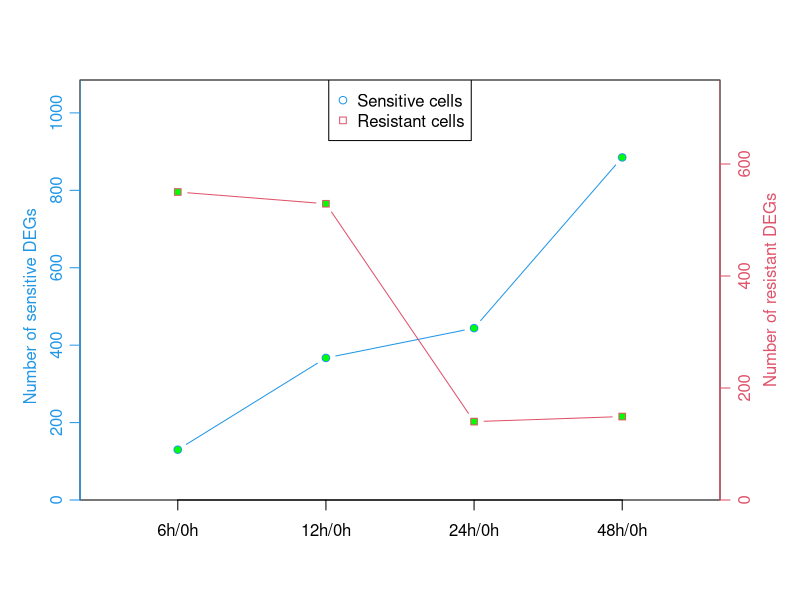

The R script that drew this image: (Note: this script raises an error after producing the figure.)

#######  Select DEGs from RNA seq Data
setwd("Path/Data")  
Gene_RPKM=read.csv("GBM_gene_RPKM.csv")
Gene_RPKM=na.omit(Gene_RPKM)
Gene_S=Gene_RPKM[,2:6]  ## Sensitive cell line
Gene_R=Gene_RPKM[,7:11] ## Resistant cell line
Gene_S=matrix(as.numeric(as.matrix(Gene_S)),dim(Gene_S)[1],dim(Gene_S)[2])
Gene_R=matrix(as.numeric(as.matrix(Gene_R)),dim(Gene_R)[1],dim(Gene_R)[2])
rownames(Gene_S)=Gene_RPKM[,1]
rownames(Gene_R)=Gene_RPKM[,1]

###### DEG compared with 0 hour
DEG_S0=matrix(0,1,4)
for (i in 1:dim(Gene_S)[1]) 
{ for (j in 2:5)
{if ((max(Gene_S[i,])>=10) & (Gene_S[i,1]>0) & (Gene_S[i,j]>0) & (Gene_S[i,j]/Gene_S[i,1]>2 || Gene_S[i,j]/Gene_S[i,1]<0.5))
  {
  DEG_S0[,j-1]=DEG_S0[,j-1]+1
  }
}
}
DEG_S0=unique(DEG_S0)

DEG_R0=matrix(0,1,4)
for (i in 1:dim(Gene_R)[1]) 
{ for (j in 2:5)
{if ((max(Gene_R[i,])>=10) & (Gene_R[i,1]>0) & (Gene_R[i,j]>0) & (Gene_R[i,j]/Gene_R[i,1]>2 || Gene_R[i,j]/Gene_R[i,1]<0.5))
  {
  DEG_R0[,j-1]=DEG_R0[,j-1]+1
  }
}
}

DEG_R0=unique(DEG_R0)

DEG_S0
DEG_R0
###############

###### DEG compared with 0 hour
DEG_S1=matrix(0,1,4)
for (i in 1:dim(Gene_S)[1]) 
{ for (j in 2:5)
{if ((max(Gene_S[i,])>=10) & (Gene_S[i,1]>0) & (Gene_S[i,j]>0) & (Gene_S[i,j]/Gene_S[i,j-1]>2 || Gene_S[i,j]/Gene_S[i,j-1]<0.5))
{
  DEG_S1[,j-1]=DEG_S1[,j-1]+1
}
}
}
DEG_S1=unique(DEG_S1)

DEG_R1=matrix(0,1,4)
for (i in 1:dim(Gene_R)[1]) 
{ for (j in 2:5)
{if ((max(Gene_R[i,])>=10) & (Gene_R[i,1]>0) & (Gene_R[i,j]>0) & (Gene_R[i,j]/Gene_R[i,j-1]>2 || Gene_R[i,j]/Gene_R[i,j-1]<0.5))
{
  DEG_R1[,j-1]=DEG_R1[,j-1]+1
}
}
}

DEG_R1=unique(DEG_R1)

DEG_S1
DEG_R1

####  画双坐标轴
install.packages('plotrix')
library(plotrix)
xpos <- 1:4
xlabel = c('6h/0h', '12h/0h','24h/0h', '48h/0h')
twoord.plot(xpos,DEG_S0,xpos,DEG_R0,xlim=c(0.5,4.5),lylim=c(0,max(DEG_S0)+200),rylim=c(0,max(DEG_R0)+200), lpch=21,rpch=22,bg='green',lcol=4,rcol=2,ylab="Number of sensitive DEGs",rylab="Number of resistant DEGs",type=c("b","b"),xticklab=xlabel,halfwidth=0.2,cex.axis=1.5,cex.label=3)
legend("top",legend=c("Sensitive cells","Resistant cells"),pch=c(21,22),col=c(4,2))
legend('boxoff')

dev.off()

###### TCG of sensitive cells
timestart<-Sys.time()
DEG_S=c()
RNames_DEG_S=c()
for (i in 1:dim(Gene_S)[1]) 
{ for (j in 1:5)
  { for (k in 1:max(j-1,1))
    {if ((max(Gene_S[i,])>=10) & (Gene_S[i,k]>0) & (Gene_S[i,j]>0) & (Gene_S[i,j]/Gene_S[i,k]>5 || Gene_S[i,j]/Gene_S[i,k]<0.2)){
      DEG_S=rbind(DEG_S,Gene_S[i,])
      RNames_DEG_S=rbind(RNames_DEG_S,rownames(Gene_S)[i])
    }
    }
  }
}
rownames(DEG_S)=RNames_DEG_S
DEG_S=unique(DEG_S)
# DEG_S=DEG_S[-1,]
timeend<-Sys.time()
runningtime<-timeend-timestart
print(runningtime)


summary(DEG_S)
dim(DEG_S)  #163,5

plot(c(0,6,12,24,48),DEG_S["STC1",],type="b",main="DEG_S",sub='',xlim=c(0,50), ylim=c(min(DEG_S["STC1",]), max(DEG_S["STC1",])),xlab="Time (Hours)",ylab='Gene Expression')



####  TCG of resistance 

timestart<-Sys.time()
DEG_R=c()
RNames_DEG_R=c()
for (i in 1:dim(Gene_R)[1]) 
{ for (j in 1:5)
{ for (k in 1:max(j-1,1))
{if ((max(Gene_R[i,])>=10) & (Gene_R[i,k]>0) & (Gene_R[i,j]>0) & (Gene_R[i,j]/Gene_R[i,k]>5 || Gene_R[i,j]/Gene_R[i,k]<0.2)){
  DEG_R=rbind(DEG_R,Gene_R[i,])
  RNames_DEG_R=rbind(RNames_DEG_R,rownames(Gene_R)[i])
}
}
}
}
rownames(DEG_R)=RNames_DEG_R
DEG_R=unique(DEG_R)
# DEG_S=DEG_S[-1,]
timeend<-Sys.time()
runningtime<-timeend-timestart
print(runningtime)


summary(DEG_R)
dim(DEG_R)  #101,5

# plot(c(0,6,12,24,48),DEG_R["STC1",],type="b",main="DEG_R",sub='',xlim=c(0,50), ylim=c(min(DEG_R["STC1",]), max(DEG_R["STC1",])),xlab="Time (Hours)",ylab='Gene Expression')


########## 

intersect(rownames(DEG_S),rownames(DEG_R))


#####  Save TCGs 
setwd("Path/Results")
write.table(DEG_S, file="Drug Sensitive Genes.txt")
write.table(DEG_R, file="Drug Resistant Genes.txt")


names_SR=union(rownames(DEG_S),rownames(DEG_R))

TC_gene_1=Gene_S[names_SR,]  # Temporally changing genes of sensitivity
TC_gene_2=Gene_R[names_SR,]  # Temporally changing genes of resistance

dim(TC_gene_2)  # 251,5

###### Normalization
TC_gene_1_Normalized=TC_gene_1
TC_gene_2_Normalized=TC_gene_2

for (i in 1:dim(TC_gene_1)[1])
{
  if (max(TC_gene_1[i,]!=0))
  {
    TC_gene_1_Normalized[i,]=TC_gene_1[i,]/max(TC_gene_1[i,])
  }
  
  if (max(TC_gene_2[i,]!=0))
  {
    TC_gene_2_Normalized[i,]=TC_gene_2[i,]/max(TC_gene_2[i,])
  }
  
  
}

colnames(TC_gene_1_Normalized)=c("S_D1","S_D2","S_D3","S_D4","S_D5")
colnames(TC_gene_2_Normalized)=c("R_D1","R_D2","R_D3","R_D4","R_D5")

 setwd("Path/Results")  
 write.table(TC_gene_1_Normalized, file="TC_gene_1_Normalized.txt",col.names = NA,sep = "\t") 
 write.table(TC_gene_2_Normalized, file="TC_gene_2_Normalized.txt",col.names = NA,sep = "\t")

####  Heatmap

install.packages("gplots") #下载gplots程序包
library(gtools) #加载gplots程序
library(gplots) #加载gplots程序

install.packages("caTools") #下载gplots程序包



x=t(cbind(as.matrix(TC_gene_1_Normalized),as.matrix(TC_gene_2_Normalized)))


heatmap.2(x,col=greenred,distfun = dist,hclustfun = hclust,scale="none", Rowv=NA,Colv=T,dendrogram="col",key=T,keysize=1.5,trace="none",cexCol=0.5,cexRow=1,na.color=par("bg"))

x_S=t(as.matrix(TC_gene_1_Normalized))
x_R=as.matrix(TC_gene_2_Normalized)
hv1=heatmap.2(x_S,col=colorRampPalette(c("navy", "white", "firebrick3"))(50),scale="none",Rowv=NA,Colv=T,dendrogram="col",key=T,keysize=1.5,trace="none",cexCol=0.5,cexRow=1)
hv2=heatmap.2(t(x_R),distfun = dist,hclustfun = hclust,scale="none",na.rm=TRUE,col=colorRampPalette(c("navy", "white", "firebrick3")),Rowv=NA,Colv=T,dendrogram="col",key=T,keysize=1.5,trace="none",cexCol=0.5,cexRow=1)

dev.off()

hv1=heatmap.2(x_S,col=redblue(100),scale="none",Rowv=NA,Colv=T,dendrogram="col",key=T,keysize=1.5,trace="none",cexCol=0.5,cexRow=1)
hv2=heatmap.2(t(x_R),distfun = dist,hclustfun = hclust,scale="none",na.rm=TRUE,col=redblue(100),Rowv=NA,Colv=T,dendrogram="col",key=T,keysize=1.5,trace="none",cexCol=0.5,cexRow=1)


library(pheatmap)
pheatmap(x_S,cluster_row=FALSE, cellwidth = 2, cellheight = 20,color = colorRampPalette(c("navy", "white", "firebrick3"))(50), fontsize=9, fontsize_row=6,labRow=NA) #自定义颜色
pheatmap(t(x_R),cluster_row=FALSE, cellwidth = 5, cellheight = 20,color = colorRampPalette(c("navy", "white", "firebrick3"))(50), fontsize=9, fontsize_row=6) #自定义颜色





 
